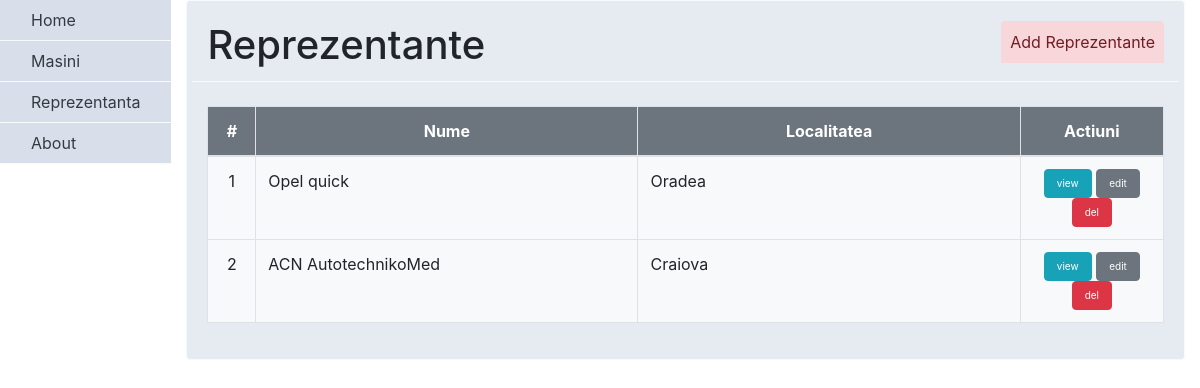
/reprezentanta, run on an earlier commit of the app's database.
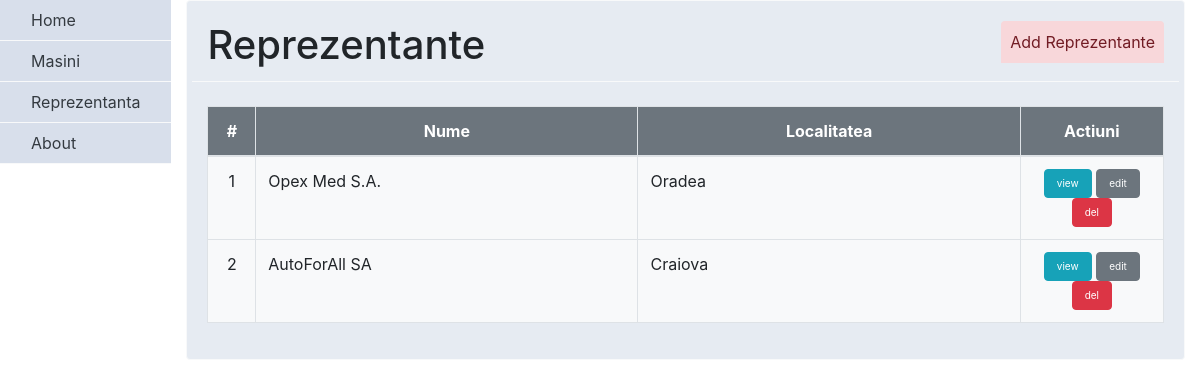
And on a later commit of the database.
### reprezentanta/models.py (models this page shows)
class Reprezentanta(models.Model):
    nume = models.CharField(max_length=255)
    localitate = models.CharField(max_length=255)

### reprezentanta/views.py (the view)
# urls.py: path('', views.index, name='home'),
def index(request):
    return render(request, 'reprezentanta/reprezentanta_index.html', {
        'reprezentante': Reprezentanta.objects.all()
    })

### templates/reprezentanta/reprezentanta_index.html
{% block head %}
{% include "head.html" %}
{% endblock %}
<div class="row border-bottom border-light mb-4">
   <div class="col">
      <div class="h1 card-title">Reprezentante</div>
   </div>
   <div class="col text-right">
      {% include "reprezentanta/toolbar_reprezentanta.html" %}
   </div>
</div>
<div class="table-responsive-sm">
   <table class="table table-bordered bg-light table-hover table-fixed">
      <thead class="bg-secondary text-white">
      <tr>
         <th scope="col" class="text-center" >#</th>
         <th scope="col" class="text-center" >Nume</th>
         <th scope="col" class="text-center" >Localitatea</th>
         <th scope="col" class="text-center" >Actiuni</th>
      </tr>
      </thead>
      <tbody>
      {% for reprezentanta in reprezentante %}
      <tr>
         <td scope="row" width="5%" class="text-center">{{ forloop.counter }}</td>
         <td width="40%"> {{ reprezentanta.nume }} </td>
         <td width="40%">{{ reprezentanta.localitate }} </td>
         <td width="15%" class="text-center">
            <a class="btn btn-info" style="font-size: 10px;" data-toggle="tooltip" data-placement="top" title="view" href="{% url 'reprezentanta_show' reprezentanta.id %}"> view </a>
            <a class="btn btn-secondary" style="font-size: 10px;" data-toggle="tooltip" data-placement="top" title="edit" href="{% url 'reprezentanta_form' reprezentanta.id %}"> edit </a>
            <p class="btn btn-danger mb-0" style="font-size: 10px;" data-toggle="tooltip" data-placement="top" title="delete" onclick="confirmRemove('{% url 'reprezentanta_delete' reprezentanta.id %}')"> del </p>
         </td>
         {% endfor %}
      </tr>
      </tbody>
   </table>
</div>
{% block footer %}
{% include "footer.html" %}
{% endblock %}

What changed in the data, as far as the page shows it:
changed Reprezentanta "Oradea": nume "Opel quick" → "Opex Med S.A."
changed Reprezentanta "Craiova": nume "ACN AutotechnikoMed" → "AutoForAll SA"
